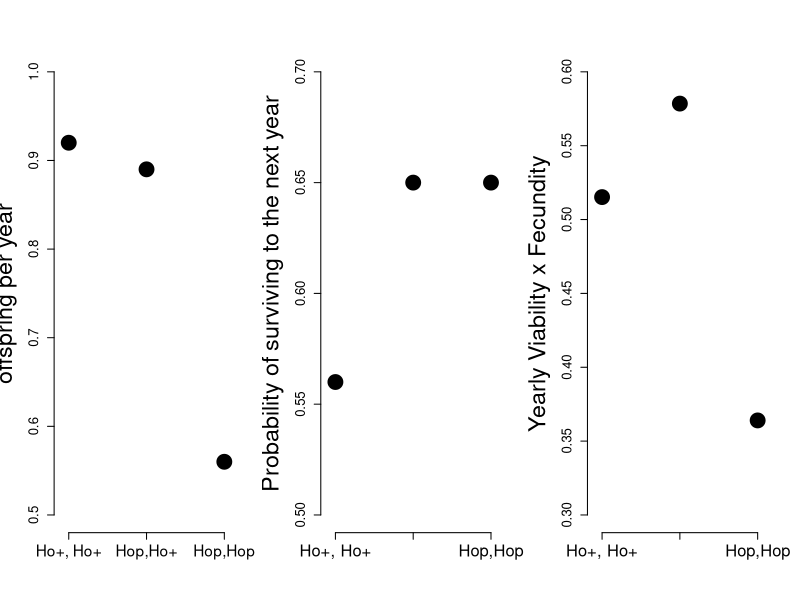

Generate this figure with R:
fitness<-c(0.5*2.5	,	0.8*2.5	,	0.8*1)

fitness/max(fitness)


#selection coeffs
1-fitness/max(fitness)

.375/(.375+.6)


#Numbers from Susan Jonston
#For annual reproductive success, the effect sizes are equivalent to 0.92, 0.89 and 0.56 offspring per year for ++, +P and PP males, respectively.
offspring<-c(0.92, 0.89, 0.56) 

#For annual survival, the effect sizes are equivalent to 0.56, 0.65 and 0.65 chance of surviving to the next year for ++, +P and PP males, respectively.
survival<-c(0.56, 0.65, 0.65)
 layout(t(1:3))
 plot(offspring,axes=FALSE,xlim=c(0.9,3.1),cex=3,pch=19,ylim=c(0.5,1),xlab="",ylab="")
 axis(side=1,at=c(1,2,3),labels=c("Ho+, Ho+","Hop,Ho+","Hop,Hop"),cex.axis=1.4)
 axis(side=2,cex.axis=1.2)
mtext(side=2,"offspring per year",line=3,cex=1.4)
 plot(survival,axes=FALSE,xlim=c(0.9,3.1),cex=3,pch=19,ylim=c(0.5,0.7),xlab="",ylab="")
 axis(side=2,cex.axis=1.2)
 axis(side=1,at=c(1,2,3),labels=c("Ho+, Ho+","Hop,Ho+","Hop,Hop"),cex.axis=1.5)
mtext(side=2,"Probability of surviving to the next year",line=3,cex=1.4)

 plot(survival*offspring,axes=FALSE,xlim=c(0.9,3.1),cex=3,pch=19,xlab="",ylab="",ylim=c(0.3,0.6))
 axis(side=2,,cex.axis=1.2)
 axis(side=1,at=c(1,2,3),labels=c("Ho+, Ho+","Hop,Ho+","Hop,Hop"),cex.axis=1.5,cex.lab=1.5)
mtext(side=2,"Yearly Viability x Fecundity",line=3,cex=1.4)

dev.copy2pdf(file="~/Downloads/Hopping_sheep_all.pdf")
